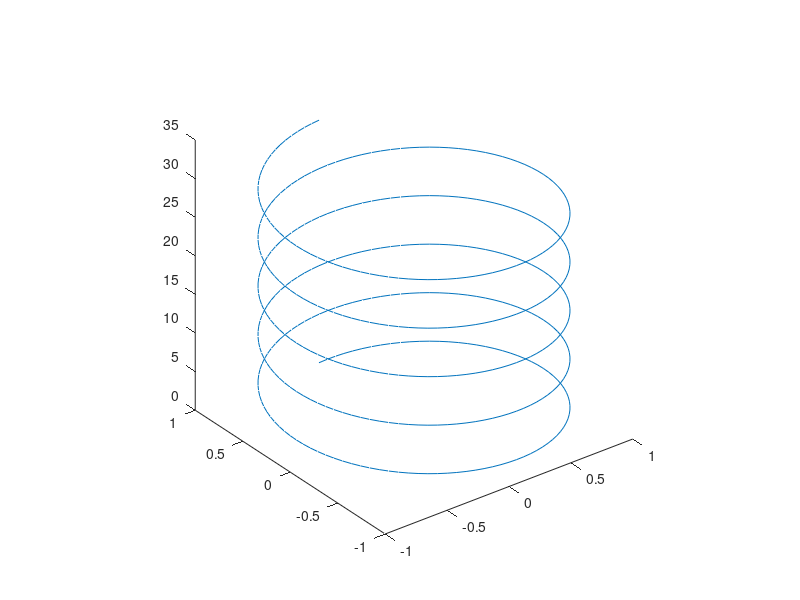

Source code (MATLAB): (Note: this script raises an error after producing the figure.)
%=============================================================================
% Copyright (c) 2016-present Allan CORNET (Nelson)
%=============================================================================
% This file is part of the Nelson.
%=============================================================================
% LICENCE_BLOCK_BEGIN
% SPDX-License-Identifier: LGPL-3.0-or-later
% LICENCE_BLOCK_END
%=============================================================================
% <--ADV-CLI MODE-->
%=============================================================================
f  = figure();
t = 0:pi/50:10*pi;
L = plot3(sin(t), cos(t), t);
axis square
assert_istrue(isgraphics(L, 'line'));
P = properties(L);
REF = {'BeingDeleted';
'BusyAction';
'Children';       
'Color';
'CreateFcn';
'DeleteFcn';          
'DisplayName';    
'Interruptible';
'LineStyle';      
'LineWidth';      
'Marker';         
'MarkerEdgeColor';
'MarkerFaceColor';
'MarkerSize';     
'Parent';         
'Tag';            
'Type';           
'UserData';       
'Visible';        
'XData';          
'XDataMode';      
'YData';          
'ZData'};
assert_isequal(P, REF);
%=============================================================================
f  = figure();
t = 0:0.1:10*pi;
r = linspace (0, 1, length(t));
z = linspace (0, 1, length(t));
h = plot3 (r .* cos (t), r .* sin (t), z);
ylabel ('r .* sin (t)');
xlabel ('r .* cos (t)');
zlabel ('z');
title (_('plot3 display of 3-D helix'));
axis square
%=============================================================================
